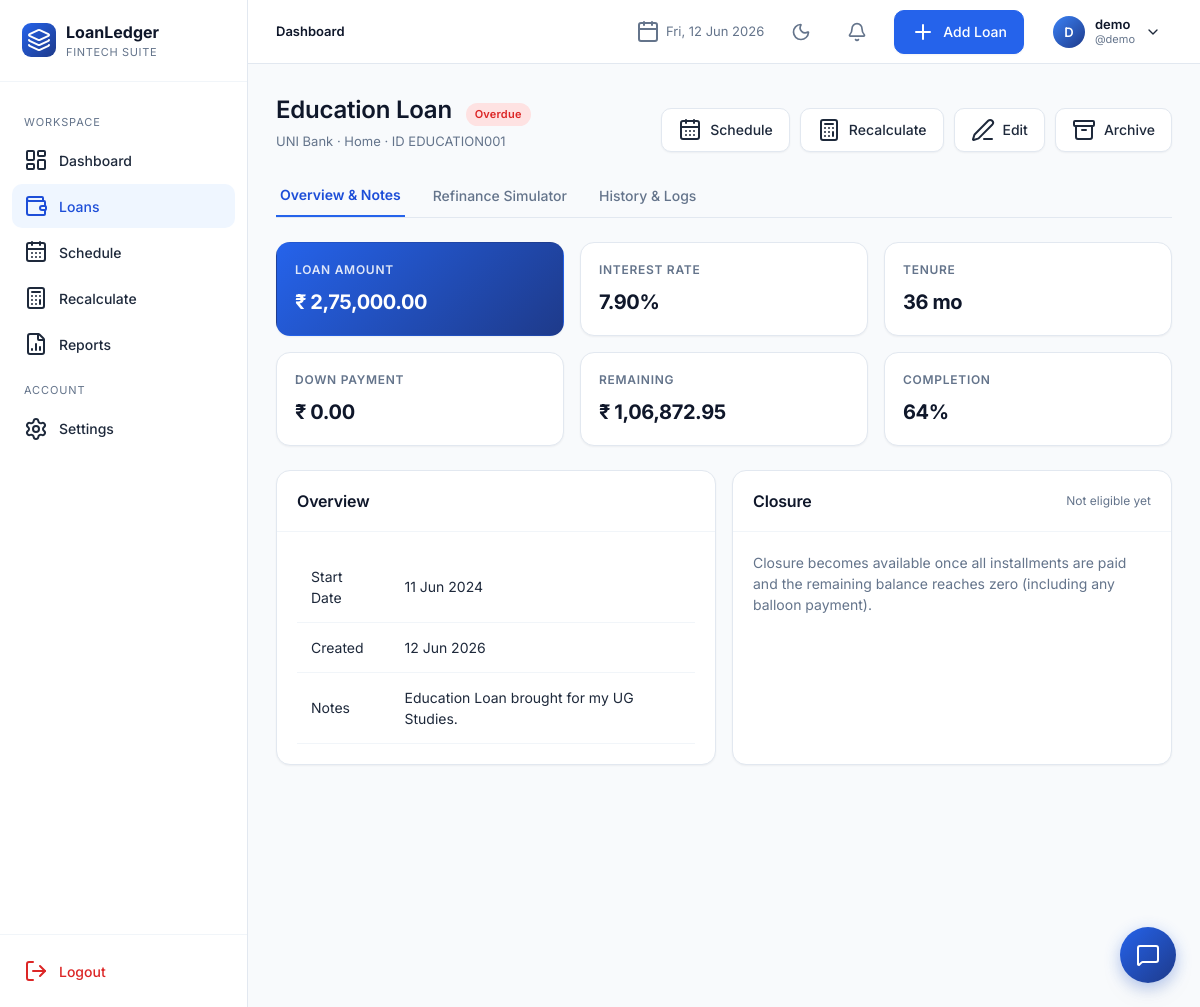
The app's page /loans/3 (signed in), older data.
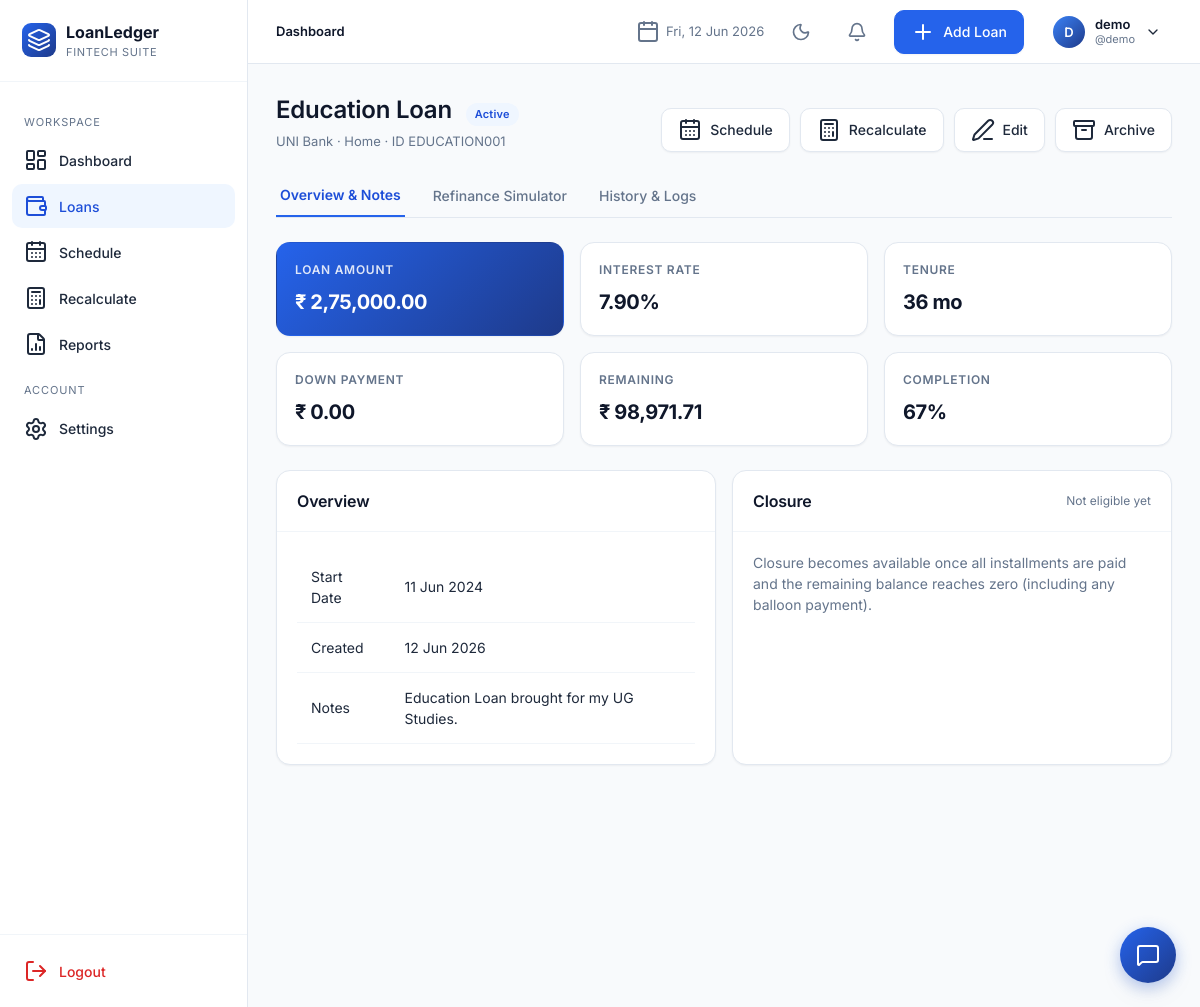
The same page, newer data.
### app/models.py (models this page shows, shortened)
class Loan(db.Model):
    __tablename__ = "loans"
    id = db.Column(db.Integer, primary_key=True)
    user_id = db.Column(db.Integer, db.ForeignKey("users.id"), nullable=False, index=True)
    loan_id = db.Column(db.String(40), nullable=False, index=True)  # manual unique per user
    loan_name = db.Column(db.String(120), nullable=False)
    loan_category = db.Column(db.String(50), nullable=False, default="Personal")
    bank_name = db.Column(db.String(120), nullable=False)
    loan_amount = db.Column(db.Float, nullable=False)
    interest_rate = db.Column(db.Float, nullable=False)  # annual %
    down_payment = db.Column(db.Float, default=0)
    custom_emi = db.Column(db.Float, nullable=True)
    start_date = db.Column(db.Date, nullable=False)
    tenure_months = db.Column(db.Integer, nullable=False)
    loan_status = db.Column(db.String(20), default="Active", index=True)
    remaining_balance = db.Column(db.Float, default=0)
    completion_percentage = db.Column(db.Float, default=0)
    is_archived = db.Column(db.Boolean, default=False, index=True)
    balloon_date = db.Column(db.Date, nullable=True)
    balloon_amount = db.Column(db.Float, nullable=True)
    notes = db.Column(db.Text)
    closed_at = db.Column(db.DateTime, nullable=True)
    final_amount = db.Column(db.Float, nullable=True)
    closure_notes = db.Column(db.Text, nullable=True)
    created_at = db.Column(db.DateTime, default=datetime.utcnow)
    updated_at = db.Column(db.DateTime, default=datetime.utcnow, onupdate=datetime.utcnow)
    schedules = db.relationship("Schedule", backref="loan", lazy="dynamic",
                                cascade="all, delete-orphan", order_by="Schedule.month_index")
    __table_args__ = (db.UniqueConstraint("user_id", "loan_id", name="uq_user_loanid"),)

class User(UserMixin, db.Model):
    __tablename__ = "users"
    id = db.Column(db.Integer, primary_key=True)
    full_name = db.Column(db.String(120), nullable=False)
    username = db.Column(db.String(64), unique=True, nullable=False, index=True)
    email = db.Column(db.String(160), unique=True, nullable=False, index=True)
    password_hash = db.Column(db.String(256), nullable=False)
    preferred_currency = db.Column(db.String(8), default="INR")
    preferred_date_format = db.Column(db.String(20), default="%d %b %Y")
    created_at = db.Column(db.DateTime, default=datetime.utcnow)
    loans = db.relationship("Loan", backref="owner", lazy="dynamic", cascade="all, delete-orphan")

### app/blueprints/loans.py (the view, shortened to what this page needs)
@loans_bp.route("/<int:loan_pk>")
@login_required
def details(loan_pk):
    loan = _get_loan_or_404(loan_pk)
    audit_logs = LoanAuditLog.query.filter_by(loan_id=loan.id).all()
    activity_logs = ActivityLog.query.filter_by(loan_id=loan.id).all()
    history = []
    for act in activity_logs:
        history.append({
            "type": "activity",
            "title": act.action.replace("_", " ").title(),
            "detail": act.detail or "",
            "date": act.created_at
        })
    history.sort(key=lambda x: x["date"], reverse=True)
    unpaid_schedules = [s for s in loan.schedules if s.payment_status != "Paid"]
    remaining_interest = sum(s.interest for s in unpaid_schedules)
    remaining_tenure = len(unpaid_schedules)
    return render_template(
        "loans/details.html",
        loan=loan,
        history=history,
        remaining_interest=round(remaining_interest, 2),
        remaining_tenure=remaining_tenure
    )

### app/blueprints/loans.py (called while the page is built)
def _get_loan_or_404(loan_pk):
    loan = Loan.query.filter_by(id=loan_pk, user_id=current_user.id).first()
    if not loan:
        abort(404)
    return loan

### app/utils.py (called while the page is built)
def format_date(d, fmt=None):
    if not d:
        return "-"
    if fmt is None and current_user and current_user.is_authenticated:
        fmt = current_user.preferred_date_format or "%d %b %Y"
    fmt = fmt or "%d %b %Y"
    try:
        return d.strftime(fmt)
    except Exception:
        return str(d)

### app/templates/loans/details.html (shortened to what the changed rows need)
{% extends "base.html" %}
{% block content %}
<div class="page-header">
  <div class="title-block">
    <h1>{{ loan.loan_name }} <span class="badge {{ loan.loan_status.replace(' ','') }}" style="margin-left:8px;font-size:11px">{{ loan.loan_status }}</span></h1>
    <div class="sub">{{ loan.bank_name }} · {{ loan.loan_category }} · ID {{ loan.loan_id }}</div>
  </div>
</div>
<div class="tab-panel" id="tab-overview">
  <div class="kpi-grid">
    <div class="kpi accent"><div class="label">Loan Amount</div><div class="value">{{ loan.loan_amount|money }}</div></div>
    <div class="kpi"><div class="label">Interest Rate</div><div class="value">{{ '%.2f'|format(loan.interest_rate) }}%</div></div>
    <div class="kpi"><div class="label">Tenure</div><div class="value">{{ loan.tenure_months }} mo</div></div>
    <div class="kpi"><div class="label">Down Payment</div><div class="value">{{ loan.down_payment|money }}</div></div>
    <div class="kpi"><div class="label">Remaining</div><div class="value">{{ loan.remaining_balance|money }}</div></div>
    <div class="kpi"><div class="label">Completion</div><div class="value">{{ '%.0f'|format(loan.completion_percentage) }}%</div></div>
  </div>
  <div class="grid grid-2">
    <div class="card">
      <div class="card-body">
        <table class="tbl">
          <tr><td>Start Date</td><td>{{ loan.start_date|fdate }}</td></tr>
          <tr><td>Created</td><td>{{ loan.created_at|fdate }}</td></tr>
          {% if loan.notes %}<tr><td>Notes</td><td>{{ loan.notes }}</td></tr>{% endif %}
        </table>
      </div>
    </div>
    <div class="card">
      <div class="card-header">
        <h3>Closure</h3>
        <span style="font-size:12px;color:var(--slate-500)">{{ 'Eligible' if loan.remaining_balance <= 0.01 else 'Not eligible yet' }}</span>
      </div>
    </div>
  </div>
</div>
{% endblock %}

Row changes from the older to the newer data that the page shows:
changed Loan "Education Loan": loan_status "Overdue" → "Active"; remaining_balance "₹ 1,06,872.95" → "₹ 98,971.71"; completion_percentage "64" → "67"
